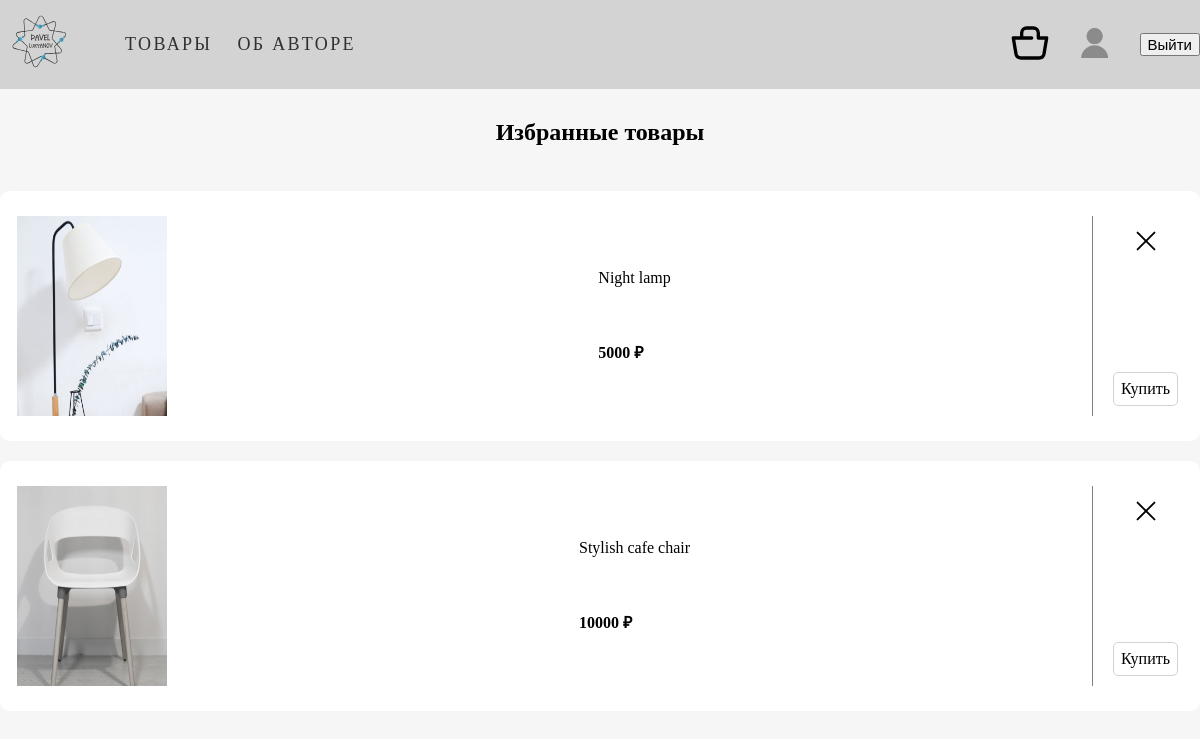
Before: /favourites/ (signed in) with the older database file.
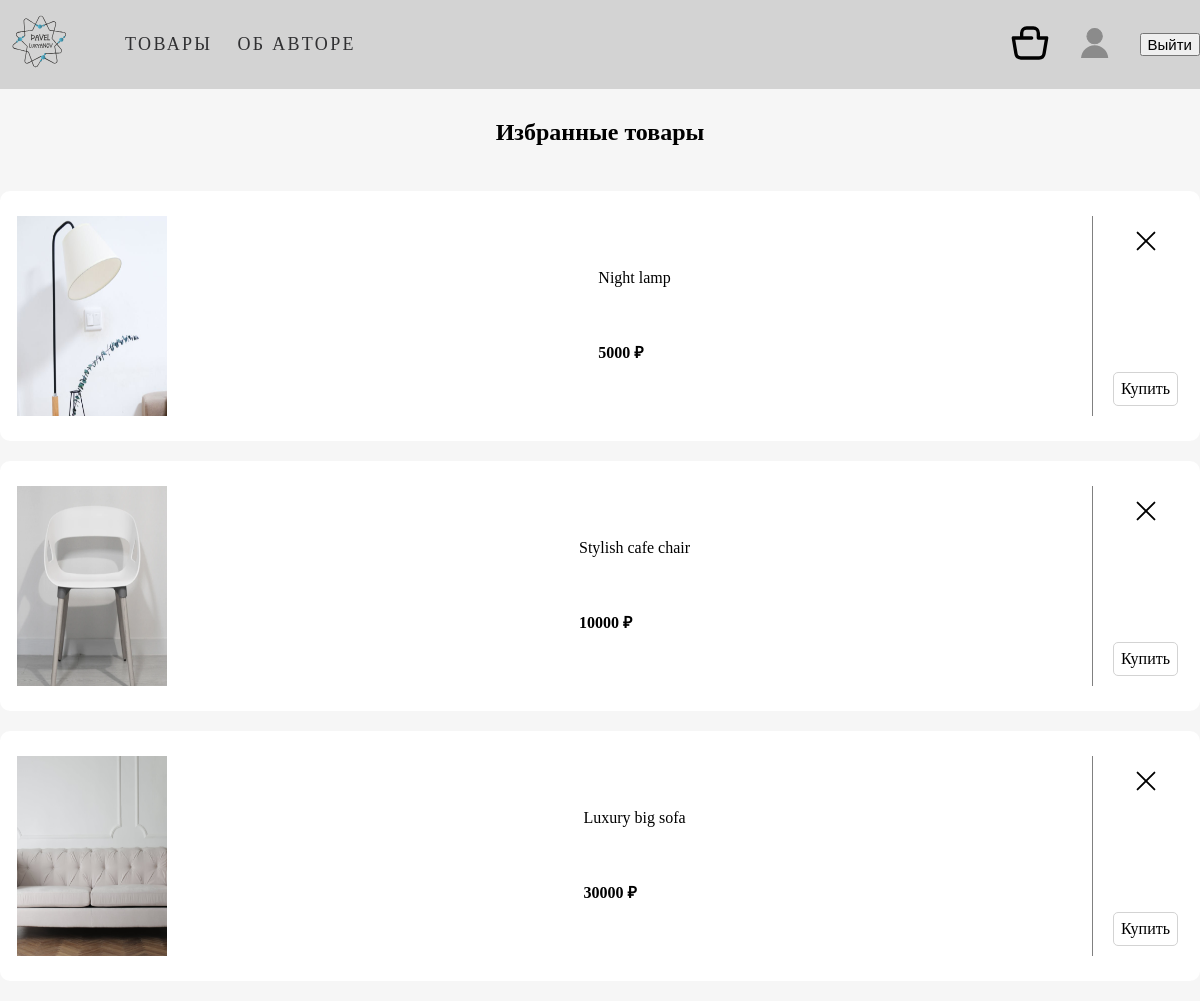
After: the same page with the newer database file.
### favourites/models.py (models this page shows, shortened)
class Favourite(models.Model):
    product = models.CharField(max_length=50, db_index=True, verbose_name='Наименование', null=True)
    slug = models.SlugField(max_length=100, db_index=True, null=True)
    description = models.TextField(max_length=350, verbose_name='Описание', null=True)
    width = models.CharField(max_length=10, verbose_name='Ширина (см)', null=True)
    height = models.CharField(max_length=10, verbose_name='Высота (см)', null=True)
    weight = models.CharField(max_length=10, verbose_name='Вес (кг)', null=True)
    img = models.ImageField(upload_to='main_page/images', verbose_name='Изображение', null=True)
    price = models.CharField(max_length=10, verbose_name='Цена', null=True)
    user = models.ForeignKey(User, on_delete=models.CASCADE, null=True)
    class Meta:
        ordering = ('product',)
        verbose_name = 'Избранное'
        verbose_name_plural = 'Избранное'

### favourites/views.py (the view)
# urls.py: path('', views.get_favourites_products, name='all_products'),
@login_required
def get_favourites_products(request):
    favourites_item = Favourite.objects.filter(user=request.user)
    return render(request, 'favourites/favourites.html', {'favourites_item': favourites_item})

### templates/favourites/favourites.html
{% extends 'main_page/base.html' %}
{% load static %}
{% block css %}
    <link rel="stylesheet" href="{% static 'css/favourites.css' %}">
{% endblock %}
{% block content %}
    <h2>Избранные товары</h2>
    <section class="favourites-content container">
        <div class="favourites-tape">
            {% for item in favourites_item %}
                <div class="product-card">
                    <a href="{{ item.get_absolute_url }}">
                        <img src="{{ item.img.url }}" height="200" width="150" alt="Товар">
                    </a>
                    <div class="product-description">
                        <p>{{ item.description }}</p>
                        <span><b>{{ item.price }} ₽</b></span>
                    </div>
                    <div class="interaction-item">
                        <a class="remove-prod" href="{% url 'favourites:remove_item' item.id %}">
                            <img src="{% static 'favourites/remove-icon.svg' %}" height="30" width="30"
                                 alt="Удалить избранное">
                        </a>
                        <a class="buy-prod" href="{% url 'cart:add_item' item.id %}">Купить</a>
                    </div>
                </div>
            {% endfor %}
        </div>
    </section>
{% endblock %}

### templates/main_page/base.html (shortened to what this page needs)
<!DOCTYPE html>
{% load static %}
<html lang="en">
<head>
    <link rel="stylesheet" href="{% static 'css/base.css' %}">
    {% block css %} {% endblock %}
</head>
<body>
    <header class="page-header">
        <div class="page-header__wrapper container">
            <nav class="site-nav page-header__site-nav">
                <div class="page-header__logo">
                    <a href="{% url 'main_page:index' %}">
                        <img src="{% static 'main_page/my_logo.svg' %}" width="80" height="80" alt="Логотип автора">
                    </a>
                </div>
                <ul class="site-nav__list">
                    <li class="site-nav__item"><a href="{% url 'main_page:index' %}">Товары</a></li>
                    <li class="site-nav__item"><a href="{% url 'about' %}">Об авторе</a></li>
                </ul>
            </nav>
            <div class="user-nav__user-block">
                {% if user.is_authenticated %}
                <div class="user-nav__shop_block">
                    <a href="{% url 'cart:cart' %}"><img src="{% static 'main_page/shop_cart.svg' %}" height="40"
                                                         width="40" alt="Корзина товаров"></a>
                </div>
                <div class="user-nav__profile">
                    <a class="user-nav__logo" id="user-icon" href="{% url 'main_page:index' %}">
                        <img src="{% static 'main_page/user_logo.svg' %}"
                             width="30" height="30" alt="Пользователь">
                    </a>
                </div>
                <div class="user-nav__user-logout">
                    <a href="">
                        <form action="{% url 'logout' %}" method="post">
                            <button class="logout-btn">Выйти</button>
                        </form>
                    </a>
                </div>
                {% else %}
                <ul class="user-nav__user-auth">
                    <li><a href="{% url 'signup' %}">Зарегистрироваться</a></li>
                    <li><a href="{% url 'login' %}">Войти</a></li>
                </ul>
                {% endif %}
            </div>
        </div>
    </header>
    {% block content %}
    {% endblock %}
</body>
</html>

### main_page/static/css/base.css (style rules this page uses)
body { padding: 0; margin: 0; background-color: #f6f6f6; }
h1, h2, h3, p { margin: 0; padding: 0; }
.container { max-width: 1200px; min-width: 320px; margin: 0 auto; box-sizing: border-box }
ul { margin: 0; padding: 0; }
.page-header { background-color: lightgray; }
.page-header__logo { display: inline-block; padding-top: 5px; }
.page-header__wrapper { display: flex; flex-wrap: wrap; justify-content: space-between; align-items: center; }
.page-header__site-nav { display: flex; align-items: center; }
.site-nav__list { display: flex; margin-left: 20px; list-style: none; }
.site-nav__item, .user-nav__logo { margin: 15px 0 15px 0; padding-left: 25px; }
.site-nav__item a { text-decoration: none; font-size: 18px; line-height: 19px; color: #303032; text-transform: uppercase; letter-spacing: .13em; }
.user-nav__user-block { display: flex; align-items: center; }
.user-nav__logo { margin: 0; padding: 0; }
.user-nav__profile { display: flex; justify-content: center; flex-direction: column; align-items: center; margin-right: 30px; }
.user-nav__profile { position: relative; display: inline-block; }
.logout-btn { font-size: 15px; }
.user-nav__shop_block { margin-right: 30px; }

### favourites/static/css/favourites.css (style rules this page uses)
body { padding: 0; margin: 0; background-color: #f6f6f6; }
h2 { text-align: center; padding: 30px 0 30px 0; }
a { text-decoration: none; color: black; cursor: pointer; }
.favourites-content { margin-top: 15px; }
.favourites-tape { display: flex; flex-direction: column; }
.product-card { display: flex; justify-content: space-between; height: 200px; margin: 0 0 20px 0; border-radius: 10px; background-color: #ffffff; padding: 25px 17px; }
.product-description { display: flex; flex-direction: column; justify-content: space-evenly; padding: 0 10px 0 20px; }
.interaction-item { display: flex; flex-direction: column; justify-content: space-between; border-left: 1px solid gray; text-align: center; padding: 10px 5px 10px 20px; }
.buy-prod { border-radius: 5px; border: 1px solid lightgray; padding: 7px; }

Changed rows visible on the page:
added Favourite: img (picture), description "Luxury big sofa", price "30000"
